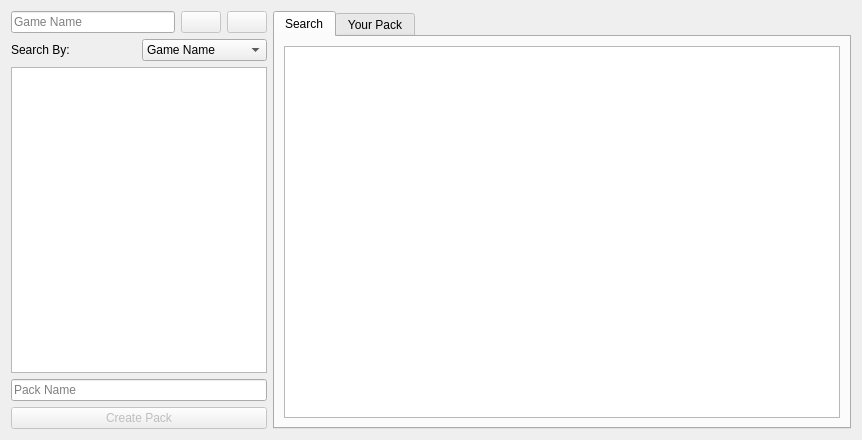
<?xml version="1.0" encoding="UTF-8"?>
<ui version="4.0">
 <class>GamerPicturePackDialog</class>
 <widget class="QDialog" name="GamerPicturePackDialog">
  <property name="geometry">
   <rect>
    <x>0</x>
    <y>0</y>
    <width>862</width>
    <height>440</height>
   </rect>
  </property>
  <property name="minimumSize">
   <size>
    <width>862</width>
    <height>440</height>
   </size>
  </property>
  <property name="windowTitle">
   <string>Gamer Picture Pack Creator</string>
  </property>
  <property name="windowIcon">
   <iconset resource="Resources.qrc">
    <normaloff>:/Images/Leaner24.png</normaloff>:/Images/Leaner24.png</iconset>
  </property>
  <layout class="QHBoxLayout" name="horizontalLayout_4">
   <item>
    <layout class="QHBoxLayout" name="horizontalLayout_3" stretch="0,9">
     <item>
      <layout class="QVBoxLayout" name="verticalLayout">
       <item>
        <layout class="QHBoxLayout" name="horizontalLayout">
         <item>
          <widget class="QLineEdit" name="txtSearch">
           <property name="placeholderText">
            <string>Game Name</string>
           </property>
          </widget>
         </item>
         <item>
          <widget class="QPushButton" name="pushButton">
           <property name="enabled">
            <bool>false</bool>
           </property>
           <property name="text">
            <string/>
           </property>
           <property name="icon">
            <iconset resource="Resources.qrc">
             <normaloff>:/Images/go.png</normaloff>:/Images/go.png</iconset>
           </property>
          </widget>
         </item>
         <item>
          <widget class="QPushButton" name="btnStopSearch">
           <property name="enabled">
            <bool>false</bool>
           </property>
           <property name="toolTip">
            <string>Stop Searching</string>
           </property>
           <property name="text">
            <string/>
           </property>
           <property name="icon">
            <iconset resource="Resources.qrc">
             <normaloff>:/Images/delete.png</normaloff>:/Images/delete.png</iconset>
           </property>
          </widget>
         </item>
        </layout>
       </item>
       <item>
        <layout class="QHBoxLayout" name="horizontalLayout_2">
         <item>
          <widget class="QLabel" name="label">
           <property name="text">
            <string>Search By:</string>
           </property>
          </widget>
         </item>
         <item>
          <widget class="QComboBox" name="comboBox">
           <item>
            <property name="text">
             <string>Game Name</string>
            </property>
           </item>
           <item>
            <property name="text">
             <string>Title ID</string>
            </property>
           </item>
           <item>
            <property name="text">
             <string>Gamertag</string>
            </property>
           </item>
          </widget>
         </item>
        </layout>
       </item>
       <item>
        <widget class="QListWidget" name="listGameNames"/>
       </item>
       <item>
        <widget class="QLineEdit" name="txtPackName">
         <property name="maxLength">
          <number>64</number>
         </property>
         <property name="placeholderText">
          <string>Pack Name</string>
         </property>
        </widget>
       </item>
       <item>
        <widget class="QPushButton" name="btnCreatePack">
         <property name="enabled">
          <bool>false</bool>
         </property>
         <property name="text">
          <string>Create Pack</string>
         </property>
         <property name="icon">
          <iconset resource="Resources.qrc">
           <normaloff>:/Images/gamerpicture.png</normaloff>:/Images/gamerpicture.png</iconset>
         </property>
         <property name="iconSize">
          <size>
           <width>28</width>
           <height>28</height>
          </size>
         </property>
        </widget>
       </item>
      </layout>
     </item>
     <item>
      <widget class="QTabWidget" name="tabWidget">
       <property name="currentIndex">
        <number>0</number>
       </property>
       <widget class="QWidget" name="tabSearch">
        <attribute name="title">
         <string>Search</string>
        </attribute>
        <layout class="QVBoxLayout" name="verticalLayout_2">
         <item>
          <widget class="QListWidget" name="listSearch">
           <property name="dragDropMode">
            <enum>QAbstractItemView::NoDragDrop</enum>
           </property>
           <property name="iconSize">
            <size>
             <width>64</width>
             <height>64</height>
            </size>
           </property>
           <property name="movement">
            <enum>QListView::Static</enum>
           </property>
           <property name="viewMode">
            <enum>QListView::IconMode</enum>
           </property>
           <property name="uniformItemSizes">
            <bool>true</bool>
           </property>
          </widget>
         </item>
        </layout>
       </widget>
       <widget class="QWidget" name="tabPack">
        <attribute name="title">
         <string>Your Pack</string>
        </attribute>
        <layout class="QVBoxLayout" name="verticalLayout_3">
         <item>
          <widget class="QListWidget" name="listPack">
           <property name="editTriggers">
            <set>QAbstractItemView::NoEditTriggers</set>
           </property>
           <property name="dragDropMode">
            <enum>QAbstractItemView::NoDragDrop</enum>
           </property>
           <property name="iconSize">
            <size>
             <width>64</width>
             <height>64</height>
            </size>
           </property>
           <property name="movement">
            <enum>QListView::Static</enum>
           </property>
           <property name="viewMode">
            <enum>QListView::IconMode</enum>
           </property>
          </widget>
         </item>
        </layout>
       </widget>
      </widget>
     </item>
    </layout>
   </item>
  </layout>
 </widget>
 <resources>
  <include location="Resources.qrc"/>
 </resources>
 <connections/>
</ui>
